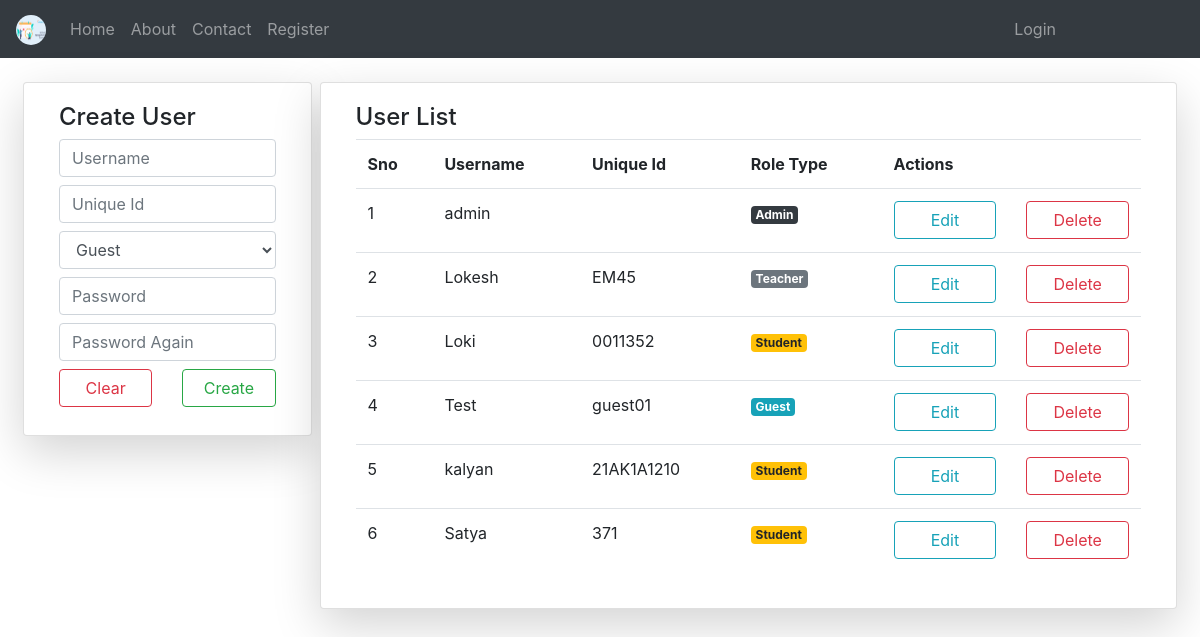
Screenshot of /usrlst/ with the database file from the repository.
### LApp/models.py (models this page shows)
class User(AbstractUser):
    g = [
        ('0','--- Select Your Gender ---'),
        ('1','Male'),
        ('2','Female'),
    ]
    c=[
        ('0','Guest'),
        ('1','Student'),
        ('2','Teacher'),
    ]
    mble = models.CharField(max_length=10,null=True,blank=True)
    gdr = models.CharField(choices=g,default='0',max_length=5)
    role_type=models.CharField(choices=c,default='0',max_length=5)
    eid=models.CharField(max_length=10)
    pfimg=models.ImageField(upload_to='Profiles/',default='pfle.png')

### LApp/views.py (the view, shortened to what this page needs)
# urls.py: path('usrlst/',views.userlist,name="usrl"),
def userlist(request):
    c=User.objects.all()
    n,m={},{}
    for j in n.values():
        for v in j.items():
            m[v[0]]=v[1]
    print(m)
    s=AusForm()
    return render(request,'html/userlist.html',{'w':s,'p':m.items(),'k':c})

### LApp/forms.py
class AusForm(UserCreationForm):
	password1 = forms.CharField(widget=forms.PasswordInput(attrs={"class":"form-control my-2","placeholder":"Password"}))
	password2 = forms.CharField(widget=forms.PasswordInput(attrs={"class":"form-control my-2","placeholder":"Password Again"}))
	class Meta:
		model = User
		fields = ["username","eid","role_type"]
		widgets = {
		"username":forms.TextInput(attrs={
			"class":"form-control my-2",
			"placeholder":"Username",
			}),
		"eid":forms.TextInput(attrs={
			"class":"form-control my-2",
			"placeholder":"Unique Id",
			}),
		"role_type":forms.Select(attrs={
			"class":"form-control my-2",
			}),
		}

### templates/html/userlist.html (shortened to what this page needs)
{% extends 'html/base.html' %}
{% block content %}
<div class="container-fluid mt-4">
	<div class="row mx-2">
		<div class="col-md-3 card shadow-lg mr-2 h-100">
			<div class="card-body">
				<h4>Create User</h4>
				<form method="POST">
					{% for i in w %}
						{{i}}
					{% endfor %}
					<div class="row mb-2">
						<div class="col">
							<input type="reset" value="Clear" class="btn btn-outline-danger form-control">
						</div>
						<div class="col">
							<input type="submit" value="Create" class="btn btn-outline-success form-control">
						</div>
					</div>
				</form>
			</div>
		</div>
		<div class="col card shadow-lg h-100">
			<div class="card-body">
				<h4>User List</h4>
				<table class="table">
					<tr>
						<th>Sno</th>
						<th>Username</th>
						<th>Unique Id</th>
						<th>Role Type</th>
						<th>Actions</th>
					</tr>
					{% for j in k %}
					<tr>
						<td>{{forloop.counter}}</td>
						<td>{{j.username}}</td>
						<td>{{j.eid}}</td>
						<td>
							{% if j.role_type == '0' %}
								{% if j.is_superuser %}
									<p class="badge badge-dark">Admin</p>
								{% else %}
									<p class="badge badge-info">Guest</p>
								{% endif %}
							{% elif j.role_type == '1' %}
								<p class="badge badge-warning">Student</p>
							{% elif j.role_type == '2' %}
								<p class="badge badge-secondary">Teacher</p>
							{% else %}
								<p class="badge badge-primary">Admin</p>
							{% endif %}
						</td>
						<td>
							<div class="row">
								<div class="col">
									<a href="{% url 'usp' j.id %}" class="btn btn-outline-info form-control">Edit</a>
								</div>
								<div class="col">
									<a href="{% url 'usd' j.id %}" class="btn btn-outline-danger form-control">Delete</a>
								</div>
							</div>
						</td>
					</tr>
					{% endfor %}
				</table>
			</div>
		</div>
	</div>
</div>
{% endblock %}

### templates/html/base.html (shortened to what this page needs)
{% load static %}
<!DOCTYPE html>
<html lang="en">
<head>
    <link rel="stylesheet" type="text/css" href="{% static 'css/bootstrap.min.css' %}">
</head>
<body>
    {% include 'html/navbar.html' %}
    {% block content %}
    {% endblock %}
</body>
</html>

### templates/html/navbar.html (shortened to what this page needs)
{% load static %}
<nav class="navbar navbar-expand-md bg-dark navbar-dark">
      <a class="navbar-brand" href="{% url 'hm' %}">
        <img src="{% static 'images/icons/logo.png' %}" alt="Logo.png" class="rounded-circle" width="30px" height="30px"></a>
    <div class="collapse navbar-collapse" id="collapsibleNavbar">
      <ul class="navbar-nav">
        {% if not user.is_authenticated %}
        <li class="nav-item">
          <a class="nav-link {% if request.path == '/' %}active{% endif %}" href="{% url 'hm' %}">Home</a>
        </li>
        <li class="nav-item">
          <a class="nav-link {% if request.path == '/abt/' %}active{% endif %}" href="{% url 'ab' %}">About</a>
        </li>
        <li class="nav-item">
          <a class="nav-link {% if request.path == '/cnt/' %}active{% endif %}" href="{% url 'ct' %}">Contact</a>
        </li>
        <li class="nav-item">
          <a class="nav-link {% if request.path == '/reg/' %}active{% endif %}" href="{% url 'rg' %}">Register</a>
        </li>
        {% endif %}
      </ul>
      <ul class="navbar-nav ml-auto" style="margin-right:120px;">
        {% if not user.is_authenticated%}
        <li class="nav-item">
          <a class="nav-link {% if request.path == '/lgn/' %}active{% endif %}" href="{% url 'lg' %}">Login</a>
        </li>
        {% endif %}
      </ul>
    </div>
  </nav>

### rows the page displays
User: username "admin", role_type "Admin"
User: username "Lokesh", eid "EM45", role_type "Teacher"
User: username "Loki", eid "0011352", role_type "Student"
User: username "Test", eid "guest01", role_type "Guest"
User: username "kalyan", eid "21AK1A1210", role_type "Student"
User: username "Satya", eid "371", role_type "Student"
